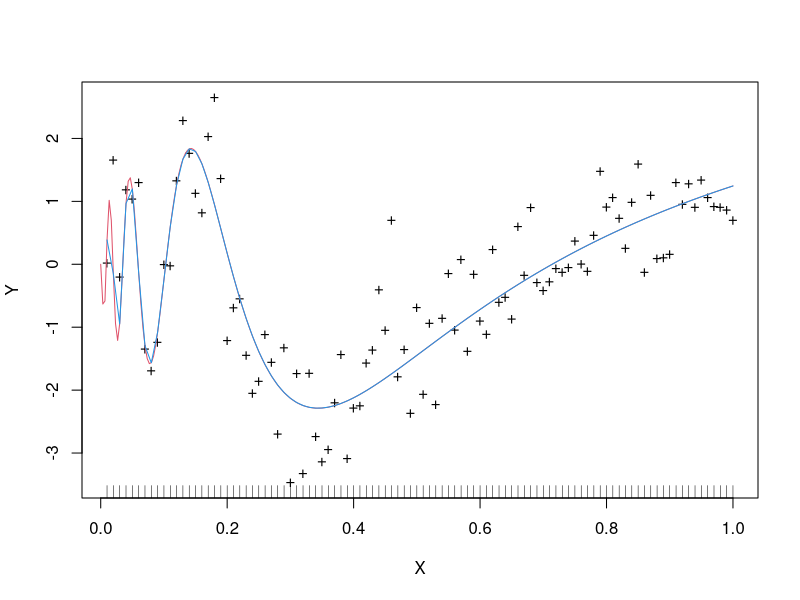

Source code (R): (Note: this script raises an error after producing the figure.)
# PROJET LISSAGE   

rm(list = ls()) #We use this to clear all variables in memory
library(stats) #load packages (stats normally loaded by default)
library(datasets) #We use some Inbuilt Data later

set.seed(22.1)
#Size of our data
n <- 100
# Sequence of n numbers between 0 and 1 . These points are fixed
X <- seq(from = 1/n, to = 1, by = 1/n)

# this is the m(x) function 
m <- function(x) 3 * (x)^(1/4) * cos(1.2/(x + 0.05))

# theta squared function 
theta_squared <- function(x) 2 + sin(2* pi *x)

#Epsilon 
epsilon <- rnorm(n, mean = 0, sd = 1)
#function Y 
set.seed(22.2)
Y <- m(X) + 0.5 * sqrt(theta_squared(X)) * epsilon

# Plot of the true function
plot(X, Y, pch = "+")
rug(X)
x <- seq(0,1, length.out = 300)
lines(x, m(x), col=2)
lines(X,m(X), col=4)

################################################
#   COMPARAISON OF DIFFERENT ESTIMATORS FOR FUNCTION M(X)
################################################

# bandwith h for the estimation
h = 0.02
# Nadaraya-Watson  estimator
nWEstim <- function(x, X, Y, h, K) sum(Y * K((x - X)/h))/sum(K((x - X)/h))

# Kernels CDF
Knorm <- function(u) dnorm(u) #Gaussian kernel
Kunif <- function(u) (abs(u) <= 1) * 0.5 #Uniform kernel
Kepan <- function(u) 0.75 * (1 - u^2) * (abs(u) <= 1) #Epanechnikov kernel
Ktria <- function(u) (1 - abs(u)) * (abs(u) <= 1) #Triangle kernel


NWnormEst <- sapply(x, function(x) nwRegEst(x, X, Y, h, Knorm))

plot(X, Y, pch="+", col = "black")
lines(x, NWnormEst, type = "l", col = 4)
lines(x, m(x), type = "l", col = 3)
legend("topleft", legend = c("NW", "True"),
       col = c( 4, 3),
       lty = c( 1, 1), cex = 0.5)



################################################
#   MONTE CARLO SIMULATION 
################################################

#Here I consider a fixed n
#and I compute MSE for a sequence of points x's
Knorm <- function(u) dnorm(u) #Gaussian kernel
## NW regression estimator
nwRegEst <- function(x, X, Y, h, K) sum(Y * K((x - X)/h))/sum(K((x - X)/h))
# monte carlo estimation
K <- 1000 # number of replications
n <- 400 # number of observations
h=0.05
x <- seq(from = 0, to = 1, length = 20) #a sequence of points
m <- function(x) (sin(2 * pi * x^3))^3 #true regression model
NWnormEst <- matrix(NA, nrow = K, ncol = length(x))
for (k in 1:K) {
  set.seed(k)
  X <- runif(n, 0, 1)
  set.seed(k + 1)
  Y <- m(X) + 0.5 * rnorm(n, 0, 1)
  NWnormEst[k,] <- sapply(x, function(x) nwRegEst(x, X, Y, h, Knorm))
}
NW<- colMeans(NWnormEst)
bias = NW - m(x)
SE = matrix(NA, nrow = K, ncol = length(x))
for (i in 1:length(x)) {
  SE[,i] = (NWnormEst[,i]-m(x[i]))^2
}
MSE = colMeans(SE)
MSSE = mean(MSE) # MSSE as an estimation of MISE in simulation













